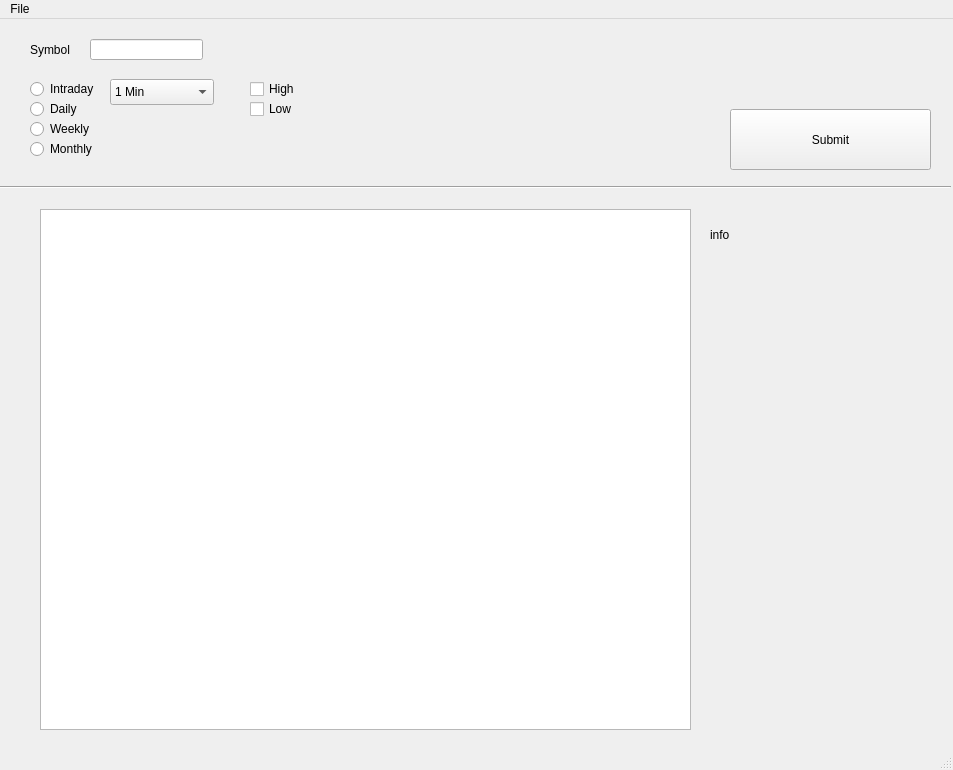
<?xml version="1.0" encoding="UTF-8"?>
<ui version="4.0">
 <class>MainWindow</class>
 <widget class="QMainWindow" name="MainWindow">
  <property name="geometry">
   <rect>
    <x>0</x>
    <y>0</y>
    <width>953</width>
    <height>770</height>
   </rect>
  </property>
  <property name="windowTitle">
   <string>MainWindow</string>
  </property>
  <widget class="QWidget" name="centralwidget">
   <widget class="QLabel" name="symbol_label">
    <property name="geometry">
     <rect>
      <x>30</x>
      <y>20</y>
      <width>51</width>
      <height>21</height>
     </rect>
    </property>
    <property name="text">
     <string>Symbol</string>
    </property>
   </widget>
   <widget class="QLineEdit" name="symbol_lineedit">
    <property name="geometry">
     <rect>
      <x>90</x>
      <y>20</y>
      <width>113</width>
      <height>21</height>
     </rect>
    </property>
   </widget>
   <widget class="QRadioButton" name="intraday_button">
    <property name="geometry">
     <rect>
      <x>30</x>
      <y>60</y>
      <width>100</width>
      <height>20</height>
     </rect>
    </property>
    <property name="text">
     <string>Intraday</string>
    </property>
    <attribute name="buttonGroup">
     <string notr="true">interval_group</string>
    </attribute>
   </widget>
   <widget class="QRadioButton" name="daily_button">
    <property name="geometry">
     <rect>
      <x>30</x>
      <y>80</y>
      <width>100</width>
      <height>20</height>
     </rect>
    </property>
    <property name="text">
     <string>Daily</string>
    </property>
    <attribute name="buttonGroup">
     <string notr="true">interval_group</string>
    </attribute>
   </widget>
   <widget class="QRadioButton" name="weekly_button">
    <property name="geometry">
     <rect>
      <x>30</x>
      <y>100</y>
      <width>100</width>
      <height>20</height>
     </rect>
    </property>
    <property name="text">
     <string>Weekly</string>
    </property>
    <attribute name="buttonGroup">
     <string notr="true">interval_group</string>
    </attribute>
   </widget>
   <widget class="QRadioButton" name="monthly_button">
    <property name="geometry">
     <rect>
      <x>30</x>
      <y>120</y>
      <width>100</width>
      <height>20</height>
     </rect>
    </property>
    <property name="text">
     <string>Monthly</string>
    </property>
    <attribute name="buttonGroup">
     <string notr="true">interval_group</string>
    </attribute>
   </widget>
   <widget class="QComboBox" name="interval_options">
    <property name="geometry">
     <rect>
      <x>110</x>
      <y>60</y>
      <width>104</width>
      <height>26</height>
     </rect>
    </property>
    <property name="acceptDrops">
     <bool>false</bool>
    </property>
    <item>
     <property name="text">
      <string>1 Min</string>
     </property>
    </item>
    <item>
     <property name="text">
      <string>5 Min</string>
     </property>
    </item>
    <item>
     <property name="text">
      <string>15 Min</string>
     </property>
    </item>
    <item>
     <property name="text">
      <string>30 Min</string>
     </property>
    </item>
    <item>
     <property name="text">
      <string>60 Min</string>
     </property>
    </item>
   </widget>
   <widget class="Line" name="line">
    <property name="geometry">
     <rect>
      <x>0</x>
      <y>160</y>
      <width>951</width>
      <height>16</height>
     </rect>
    </property>
    <property name="orientation">
     <enum>Qt::Horizontal</enum>
    </property>
   </widget>
   <widget class="QGraphicsView" name="stock_plot">
    <property name="enabled">
     <bool>true</bool>
    </property>
    <property name="geometry">
     <rect>
      <x>40</x>
      <y>190</y>
      <width>651</width>
      <height>521</height>
     </rect>
    </property>
   </widget>
   <widget class="QPushButton" name="submit_button">
    <property name="enabled">
     <bool>true</bool>
    </property>
    <property name="geometry">
     <rect>
      <x>730</x>
      <y>90</y>
      <width>201</width>
      <height>61</height>
     </rect>
    </property>
    <property name="text">
     <string>Submit</string>
    </property>
   </widget>
   <widget class="QCheckBox" name="high">
    <property name="geometry">
     <rect>
      <x>250</x>
      <y>60</y>
      <width>87</width>
      <height>20</height>
     </rect>
    </property>
    <property name="text">
     <string>High</string>
    </property>
   </widget>
   <widget class="QCheckBox" name="low">
    <property name="geometry">
     <rect>
      <x>250</x>
      <y>80</y>
      <width>87</width>
      <height>20</height>
     </rect>
    </property>
    <property name="text">
     <string>Low</string>
    </property>
   </widget>
   <widget class="QLabel" name="info">
    <property name="enabled">
     <bool>true</bool>
    </property>
    <property name="geometry">
     <rect>
      <x>710</x>
      <y>200</y>
      <width>131</width>
      <height>31</height>
     </rect>
    </property>
    <property name="text">
     <string>info</string>
    </property>
   </widget>
   <zorder>symbol_label</zorder>
   <zorder>intraday_button</zorder>
   <zorder>daily_button</zorder>
   <zorder>weekly_button</zorder>
   <zorder>monthly_button</zorder>
   <zorder>interval_options</zorder>
   <zorder>line</zorder>
   <zorder>stock_plot</zorder>
   <zorder>submit_button</zorder>
   <zorder>high</zorder>
   <zorder>Low</zorder>
   <zorder>info</zorder>
   <zorder>symbol_lineedit</zorder>
  </widget>
  <widget class="QMenuBar" name="menubar">
   <property name="geometry">
    <rect>
     <x>0</x>
     <y>0</y>
     <width>953</width>
     <height>24</height>
    </rect>
   </property>
   <widget class="QMenu" name="menuFile">
    <property name="title">
     <string>File</string>
    </property>
    <addaction name="actionQuit"/>
   </widget>
   <addaction name="menuFile"/>
  </widget>
  <widget class="QStatusBar" name="statusbar"/>
  <action name="actionQuit">
   <property name="text">
    <string>Quit</string>
   </property>
  </action>
 </widget>
 <resources/>
 <connections/>
 <buttongroups>
  <buttongroup name="interval_group"/>
 </buttongroups>
</ui>
